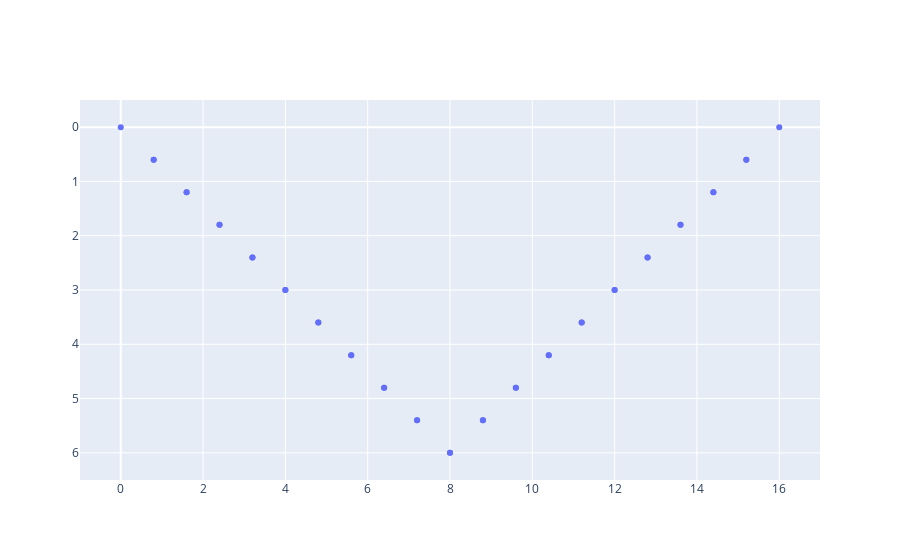

The code cell stored with this chart in its notebook:
### Code cell
x_sol = solution.x[0::2]
y_sol = solution.x[1::2]
fig = go.Figure()
fig.add_trace(go.Scatter(x=x_sol, y=y_sol, mode='markers'))
fig.update_yaxes(range=[6.5, -0.5])
fig.show()

### Figure 1 — Plotly figure (JSON) as saved in the notebook; plotly's stock layout.template omitted (floating-point values rounded to 4 significant figures)
{"data": [{"mode": "markers", "type": "scatter", "x": [0, 0.8, 0.8, 1.6, 1.6, 2.4, 2.4, 3.2, 3.2, 4, 4, 4.8, 4.8, 5.6, 5.6, 6.4, 6.4, 7.2, 7.2, 8, 8, 8.8, 8.8, 9.6, 9.6, 10.4, 10.4, 11.2, 11.2, 12, 12, 12.8, 12.8, 13.6, 13.6, 14.4, 14.4, 15.2, 15.2, 16], "y": [0, 0.6, 0.6, 1.2, 1.2, 1.8, 1.8, 2.4, 2.4, 3, 3, 3.6, 3.6, 4.2, 4.2, 4.8, 4.8, 5.4, 5.4, 6, 6, 5.4, 5.4, 4.8, 4.8, 4.2, 4.2, 3.6, 3.6, 3, 3, 2.4, 2.4, 1.8, 1.8, 1.2, 1.2, 0.6, 0.6, 0]}], "layout": {"yaxis": {"range": [6.5, -0.5]}}}
